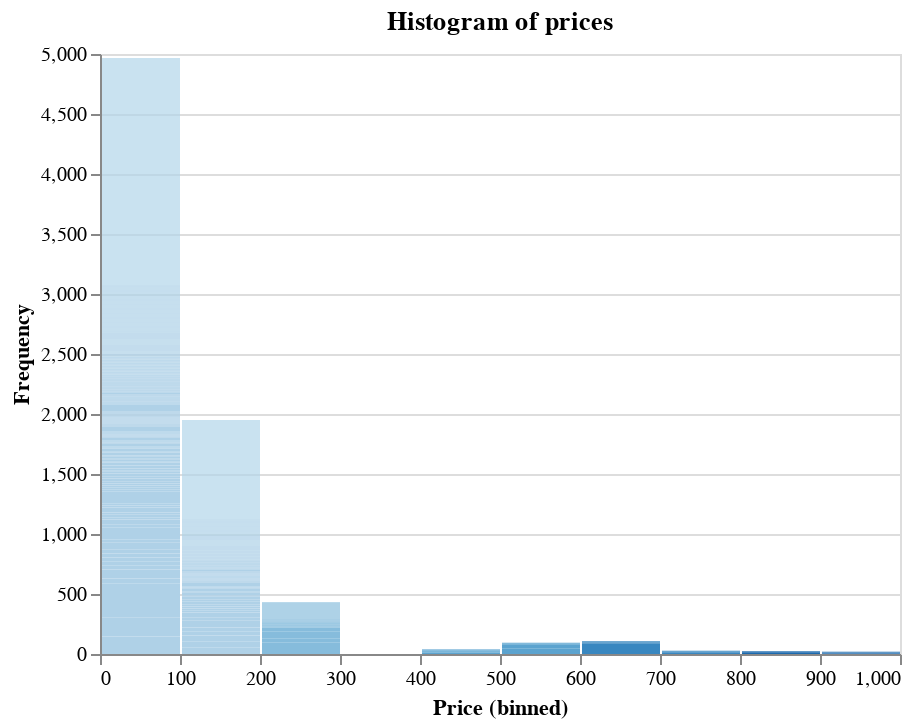

Notebook cell for this chart:
### Code cell
# price, histogram
alt.Chart(source).mark_bar().encode(
    alt.X('Price', bin=True),
    alt.Y('Frequency'),
    alt.Color('Price', bin=True, legend=None),
    tooltip=['Price', 'Frequency']
).properties(title="Histogram of prices")

### Figure 1 — Vega-Lite specification as saved in the notebook (floating-point values rounded to 4 significant figures; data arrays with more than 128 entries replaced by an {"elided": "..."} marker saying what was removed)
{"config": {"view": {"continuousWidth": 400, "continuousHeight": 300}}, "data": {"name": "data-6dab6b0ae15d5de0e61c601268fbafd9"}, "mark": "bar", "encoding": {"color": {"type": "quantitative", "bin": true, "field": "Price", "legend": null}, "tooltip": [{"type": "quantitative", "field": "Price"}, {"type": "quantitative", "field": "Frequency"}], "x": {"type": "quantitative", "bin": true, "field": "Price"}, "y": {"type": "quantitative", "field": "Frequency"}}, "title": "Histogram of prices", "$schema": "https://vega.github.io/schema/vega-lite/v4.8.1.json", "datasets": {"data-6dab6b0ae15d5de0e61c601268fbafd9": {"elided": "2988 records"}}}
